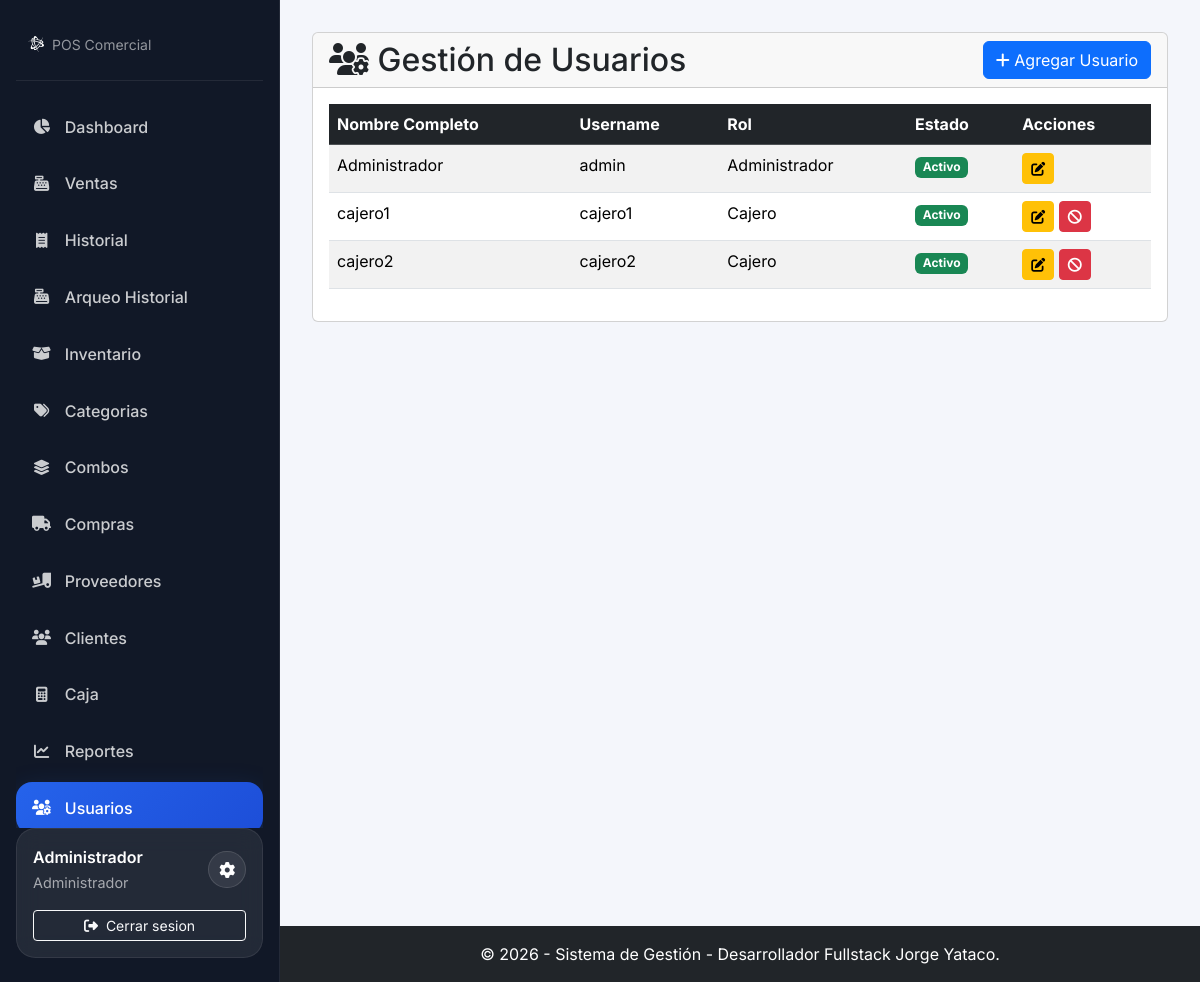
The app's page /modules/usuarios/index.php (signed in) with its own data.
### tables this page shows
CREATE TABLE `usuarios` (
  `id_usuario` int(11) NOT NULL,
  `nombre_completo` varchar(100) NOT NULL,
  `username` varchar(50) NOT NULL,
  `password` varchar(255) NOT NULL COMMENT 'Guardar siempre contraseñas hasheadas',
  `id_rol` int(11) NOT NULL,
  `moneda` varchar(5) NOT NULL DEFAULT '$' COMMENT 'Símbolo de la moneda preferida',
  `activo` tinyint(1) NOT NULL DEFAULT 1,
  `fecha_creacion` timestamp NOT NULL DEFAULT current_timestamp()
);

CREATE TABLE `roles` (
  `id_rol` int(11) NOT NULL,
  `nombre_rol` varchar(50) NOT NULL COMMENT 'Ej: Administrador, Cajero, Almacenista'
);

### config/database.php (called while the page is built, shortened)
<?php
function tienePermiso($permiso) {
    if (isset($_SESSION['permisos']) && in_array($permiso, $_SESSION['permisos'])) {
        return true;
    }
    return false;
}

### modules/usuarios/index.php (the view, shortened to what this page needs)
<?php
require_once __DIR__ . '/../../config/database.php';
require_once __DIR__ . '/../../includes/header.php';
$sql_usuarios = "SELECT u.id_usuario, u.nombre_completo, u.username, u.activo, u.id_rol, r.nombre_rol
                 FROM usuarios u
                 JOIN roles r ON u.id_rol = r.id_rol
                 ORDER BY u.nombre_completo ASC";
$usuarios_res = $conexion->query($sql_usuarios);
?>
<div class="card">
    <div class="card-header d-flex justify-content-between align-items-center">
        <h2 class="m-0"><i class="fas fa-users-cog"></i> Gestión de Usuarios</h2>
        <?php if (tienePermiso('usuarios_crear_editar')): ?>
            <button type="button" class="btn btn-primary" data-bs-toggle="modal" data-bs-target="#usuarioModal">
                <i class="fas fa-plus"></i> Agregar Usuario
            </button>
        <?php endif; ?>
    </div>
    <div class="card-body">
        <div class="table-responsive">
            <table class="table table-striped table-hover">
                <thead class="table-dark">
                    <tr>
                        <th>Nombre Completo</th>
                        <th>Username</th>
                        <th>Rol</th>
                        <th>Estado</th>
                        <th>Acciones</th>
                    </tr>
                </thead>
                <tbody>
                    <?php if ($usuarios_res && $usuarios_res->num_rows > 0): ?>
                        <?php while($usuario = $usuarios_res->fetch_assoc()): ?>
                        <tr>
                            <td><?php echo htmlspecialchars($usuario['nombre_completo']); ?></td>
                            <td><?php echo htmlspecialchars($usuario['username']); ?></td>
                            <td><?php echo htmlspecialchars($usuario['nombre_rol']); ?></td>
                            <td>
                                <span class="badge bg-<?php echo $usuario['activo'] ? 'success' : 'danger'; ?>">
                                    <?php echo $usuario['activo'] ? 'Activo' : 'Inactivo'; ?>
                                </span>
                            </td>
                            <td>
                                <?php if (tienePermiso('usuarios_crear_editar')): ?>
                                    <button type="button" class="btn btn-sm btn-warning edit-user-btn"
                                            data-bs-toggle="modal" data-bs-target="#usuarioModal"
                                            data-id="<?php echo $usuario['id_usuario']; ?>"
                                            data-nombre="<?php echo htmlspecialchars($usuario['nombre_completo']); ?>"
                                            data-username="<?php echo htmlspecialchars($usuario['username']); ?>"
                                            data-rol="<?php echo $usuario['id_rol']; ?>">
                                        <i class="fas fa-edit"></i>
                                    </button>
                                <?php endif; ?>
                                <?php if (tienePermiso('usuarios_cambiar_estado') && $_SESSION['id_usuario'] != $usuario['id_usuario']): ?>
                                    <?php if ($usuario['activo']): ?>
                                        <a href="cambiar_estado.php?id=<?php echo $usuario['id_usuario']; ?>&estado=0" class="btn btn-sm btn-danger" title="Desactivar"><i class="fas fa-ban"></i></a>
                                    <?php else: ?>
                                        <a href="cambiar_estado.php?id=<?php echo $usuario['id_usuario']; ?>&estado=1" class="btn btn-sm btn-success" title="Activar"><i class="fas fa-check"></i></a>
                                    <?php endif; ?>
                                <?php endif; ?>
                            </td>
                        </tr>
                        <?php endwhile; ?>
                    <?php endif; ?>
                </tbody>
            </table>
        </div>
    </div>
</div>
<?php
require_once __DIR__ . '/../../includes/footer.php';
?>

### assets/css/style.css (style rules this page uses)
body { display: flex; flex-direction: column; min-height: 100vh; }

### includes/header.php (style rules this page uses)
:root { --app-sidebar-width: 280px; --app-sidebar-bg: #111827; --app-sidebar-border: rgba(255, 255, 255, 0.08); --app-sidebar-text: rgba(255, 255, 255, 0.78); --app-sidebar-text-strong: #ffffff; --app-sidebar-hover: rgba(255, 255, 255, 0.08); --app-sidebar-active: linear-gradient(135deg, #2563eb 0%, #1d4ed8 100%); --app-body-bg: #f4f6fb; --app-card-bg: rgba(255, 255, 255, 0.08); }
html, body { min-height: 100%; }
body { font-family: 'Inter', sans-serif; background-color: var(--app-body-bg); color: #111827; }

### records on screen
usuarios: nombre_completo "Administrador", username "admin", id_rol.nombre_rol "Administrador", activo "Activo"
usuarios: nombre_completo "cajero1", username "cajero1", id_rol.nombre_rol "Cajero", activo "Activo"
usuarios: nombre_completo "cajero2", username "cajero2", id_rol.nombre_rol "Cajero", activo "Activo"

### other values on screen
$item['label'] "Dashboard"
$item['label'] "Ventas"
$item['label'] "Historial"
$item['label'] "Arqueo Historial"
$item['label'] "Inventario"
$item['label'] "Categorias"
$item['label'] "Combos"
$item['label'] "Compras"
$item['label'] "Proveedores"
$item['label'] "Clientes"
$item['label'] "Caja"
$item['label'] "Reportes"
$item['label'] "Usuarios"
$nombreUsuarioSidebar "Administrador"
$rolUsuarioSidebar "Administrador"
